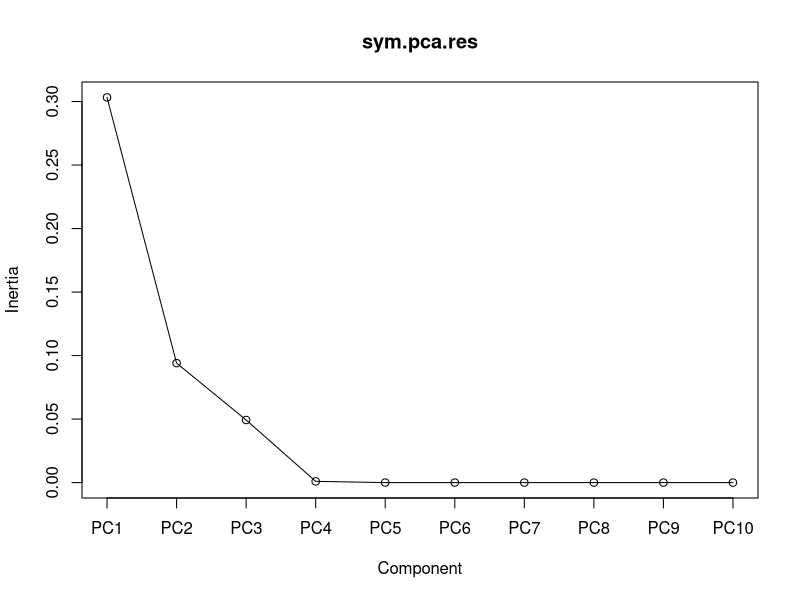
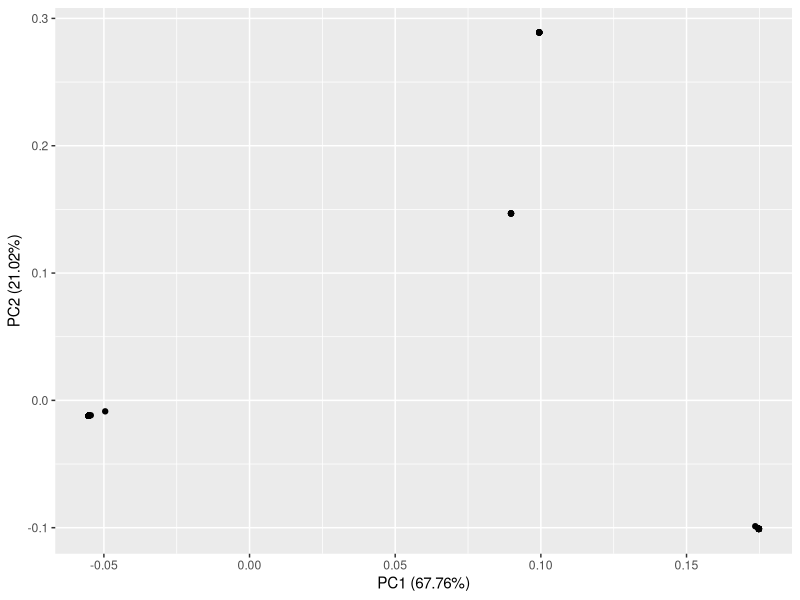
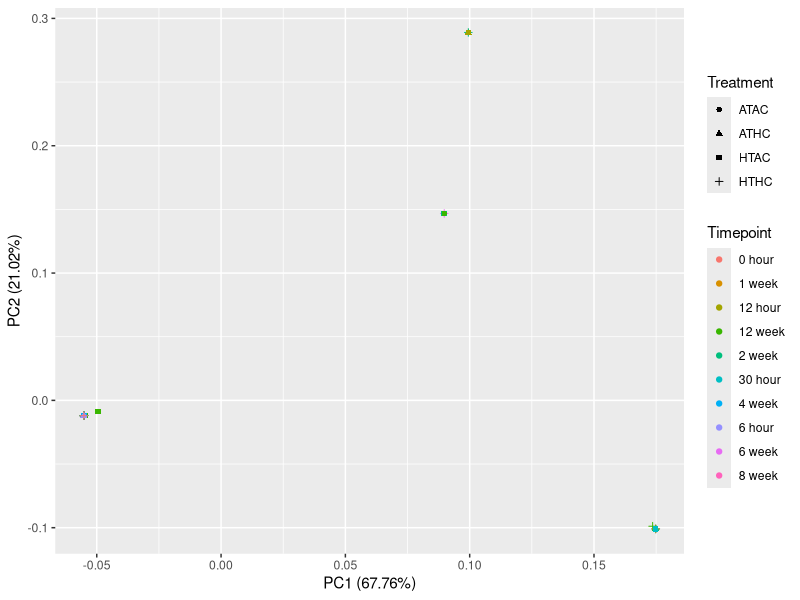
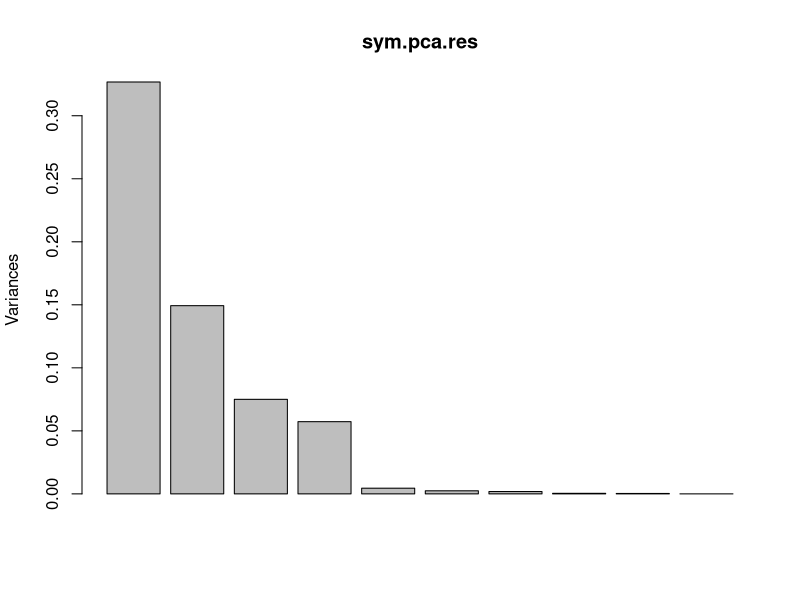
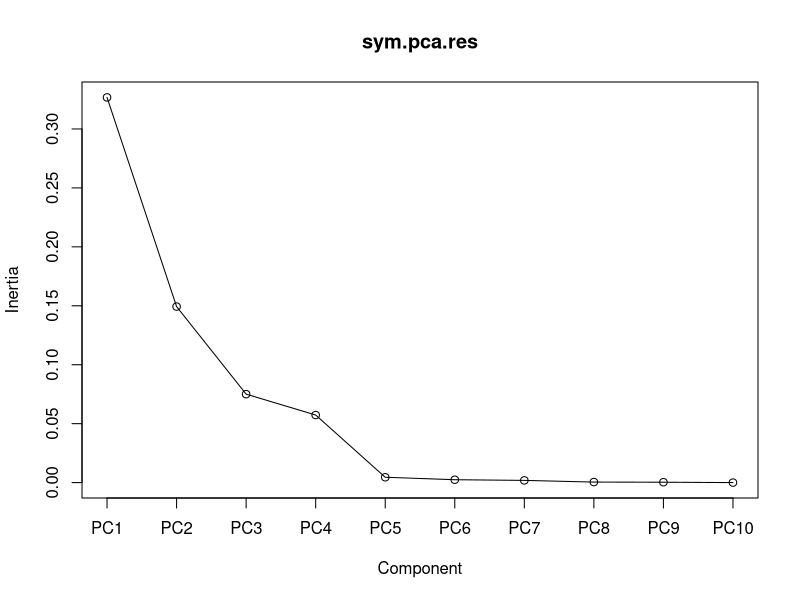
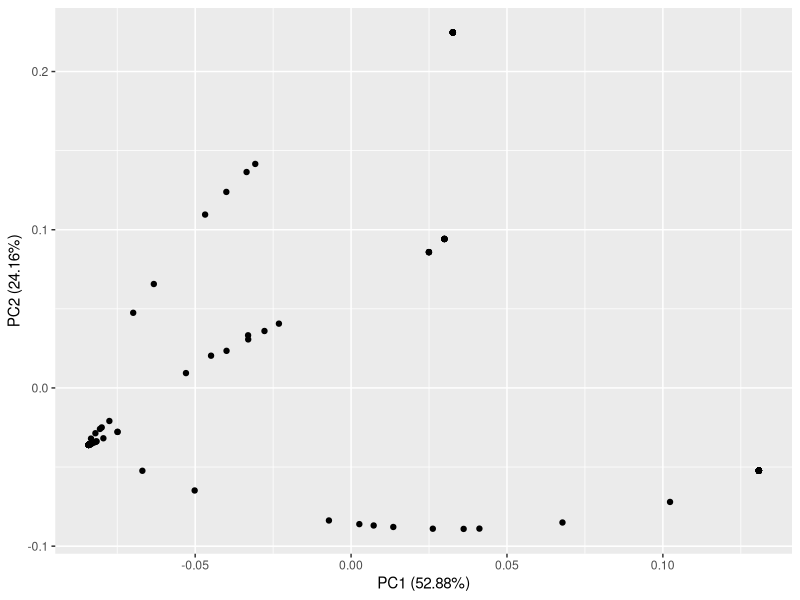
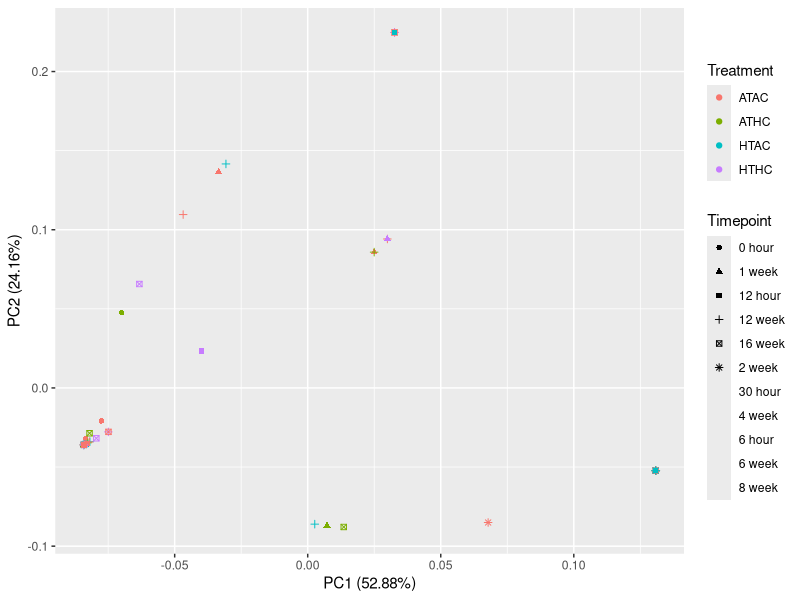
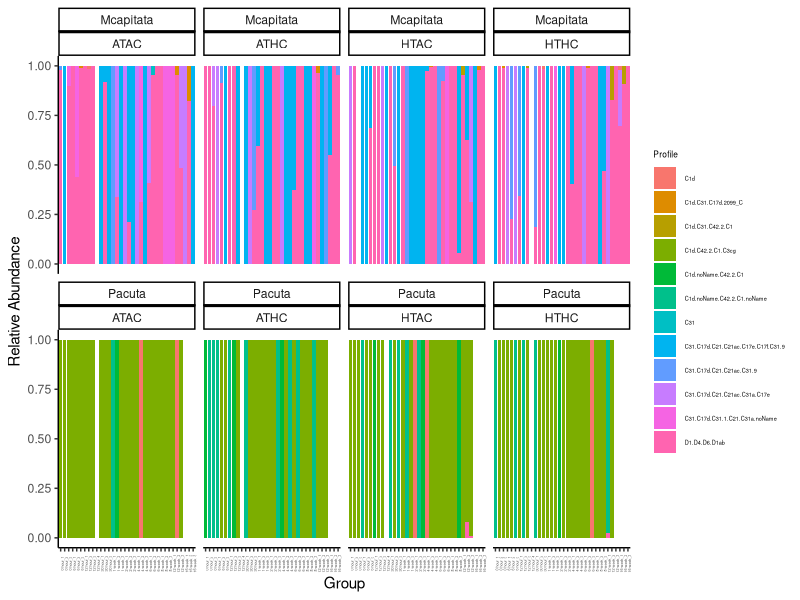

These figures' R source, in order: (Note: this script raises an error after producing the figures.)
## ---- chunk 1
rm(list=ls()) 
## ---- chunk 2
knitr::opts_chunk$set(echo = TRUE, warning = FALSE, message = FALSE)

## install packages if you dont already have them
if (!require("tidyverse")) install.packages("tidyverse")
if (!require("lubridate")) install.packages("lubridate")
if (!require("vegan")) install.packages("vegan")
if (!require("ggfortify")) install.packages("ggfortify")

# load packages
library(tidyverse)
library(lubridate)
library(vegan)
library(ggfortify)

## ---- chunk 3
#read in ITS2 profile counts data generated by SymPortal
data <- read.csv("ITS2_seq/R_Input/ITS2_Profiles.csv", sep=",", header=TRUE)
rownames(data) <-data$sample_name 
otumat <- as.matrix(data[,-c(1)])
#otumat <- as.matrix(t(otumat))

#read in sample metadata
meta <- read.csv("Environmental_data/Master_Fragment.csv", header=T, sep=",", na.string="NA") %>% select(Plug_ID, Species, Timepoint, Temperature, Treatment, CO2)
meta$Plug_ID <- as.character(meta$Plug_ID)

filter(meta, Plug_ID == "2153") #2153 was used for physiology and molecular so change master spreadsheet to say 12 hour not Day 1
meta$Timepoint[which(meta$Plug_ID == "2153")] <- "12 hour"

filter(meta, Timepoint == "0 hour" & Treatment == "HTAC" & Species == "Mcapitata")

samples <- read.csv("ITS2_seq/R_Input/Sample_variables.csv") %>% select(Plug_ID, sample) %>% dplyr::rename(sample_name = sample)
samples$Plug_ID <- as.character(samples$Plug_ID)

meta <- full_join(meta, samples, by = "Plug_ID") %>% na.omit()
## ---- chunk 4
#Pacuta
Pact <- merge(data, meta, by="sample_name") # combine meta and ITS2 type profile data
Pact <- subset(Pact, Species == "Pacuta") # subset to only Pacuta 
Pact_meta <- Pact[,14:19] # select 
str(Pact_meta)
Pact_meta$Timepoint <- as.factor(Pact_meta$Timepoint)
rownames(Pact) <- Pact$sample_name
Pact <- as.matrix(Pact[,2:13])

Rel.Sym.Data <- Pact/rowSums(Pact) #calculate the Relative Abundance
N <- rowSums(Rel.Sym.Data) # calculate row sums of the relative abundnaces, should sum to 1
N #Display Row Sums, should all be 1

#Transform Relative Abundance Matrix using sqrt
Trans.Rel.Sym.Data <- sqrt(Rel.Sym.Data) #sqrt transform the matrix
Trans.Rel.Sym.Data #view data

##### PCA #####

sym.pca.res <- prcomp(Trans.Rel.Sym.Data, retx=TRUE) #principal components analysis on sym data
summary(sym.pca.res) #analysis summary

#use scree diagram to determine break in majority versus minority variation explaination components
screeplot(sym.pca.res, type="lines")

#plot the PCA
autoplot(sym.pca.res)
autoplot(sym.pca.res, data = Pact_meta, colour = 'Timepoint', shape='Treatment')
## ---- chunk 5
#Mcap
Mcap <- merge(data, meta, by="sample_name")
Mcap <- subset(Mcap, Species == "Mcapitata")
Mcap_meta <- Mcap[,14:19]
str(Mcap_meta)
Mcap_meta$Timepoint <- as.factor(Mcap_meta$Timepoint)
rownames(Mcap) <- Mcap$sample_name
Mcap <- as.matrix(Mcap[,2:13])

Rel.Sym.Data <- Mcap/rowSums(Mcap) #calculate the Relative Abundance
N <- rowSums(Rel.Sym.Data) # calculate row sums of the relative abundnaces, should sum to 1
N #Display Row Sums, should all be 1

#Transform Relative Abundance Matrix using sqrt
Trans.Rel.Sym.Data <- sqrt(Rel.Sym.Data) #sqrt transform the matrix
Trans.Rel.Sym.Data #view data

##### PCA #####

sym.pca.res <- prcomp(Trans.Rel.Sym.Data, retx=TRUE) #principal components analysis on sym data
summary(sym.pca.res) #analysis summary
plot(sym.pca.res)

#use scree diagram to determine break in majority versus minority variation explaination components
screeplot(sym.pca.res, type="lines")

#plot the PCA
autoplot(sym.pca.res)
autoplot(sym.pca.res, data = Mcap_meta, colour = 'Treatment', shape='Timepoint')
## ---- chunk 6
#All Data
Rel.data <- data[,2:13]/rowSums(data[,2:13]) ## exclude the first column bc it is not an integer 
Rel.data$sample_name <- rownames(Rel.data)
all.data <- merge(Rel.data, meta, by="sample_name")
all.data <- all.data[,-1]

Profile <- colnames(all.data[,1:12])
Profile 

df <- all.data %>% dplyr::group_by(Timepoint, Species, Treatment) %>% mutate(id = row_number()) %>%
  pivot_longer(cols = C1d.C42.2.C1.C3cg:D1.D4.D6.D1ab,
               names_to = c("Profile"),
               values_to="rel.abun")

df$Timepoint <- factor(df$Timepoint, levels=c("0 hour","6 hour","12 hour","30 hour","1 week","2 week","4 week", "6 week", "8 week", "12 week", "16 week"))

df$Group <- paste(df$Timepoint, df$id, sep="_")
df$Group <- as.factor(df$Group)

df$Group <- factor(df$Group, levels=c("0 hour_1", "0 hour_2", "0 hour_3",
                                      "6 hour_1", "6 hour_2", "6 hour_3",
                                      "12 hour_1", "12 hour_2", "12 hour_3", "12 hour_4",
                                      "30 hour_1", "30 hour_2", "30 hour_3",
                                      "1 week_1", "1 week_2", "1 week_3",
                                      "2 week_1", "2 week_2", "2 week_3",
                                      "4 week_1", "4 week_2", "4 week_3", 
                                      "6 week_1", "6 week_2", "6 week_3", 
                                      "8 week_1", "8 week_2", "8 week_3", 
                                      "12 week_1", "12 week_2", "12 week_3", 
                                      "16 week_1", "16 week_2", "16 week_3"))

str(df)

ggplot(data = df, mapping = aes(x = Group, y = rel.abun, fill = Profile)) +
    geom_bar(position="fill", stat="identity") +
    facet_wrap(facets =  vars(Species, Treatment), ncol = 4)+
    ylab("Relative Abundance")+
    theme_classic()+
    theme(axis.text.x = element_text(size=rel(0.3),angle = 90))+
    guides(shape = guide_legend(override.aes = list(size = 0.2)))+
    guides(color = guide_legend(override.aes = list(size = 0.2)))+
    theme(legend.title = element_text(size = 6), 
               legend.text = element_text(size = 4))

ggsave("Output/Final_Figures/rel.abund.its2.pdf")
ggsave("Output/Final_Figures/rel.abund.its2.png")

## ---- chunk 7
## PERMANOVA
#MCAP
Mcap <- all.data %>%
  filter(Species == "Mcapitata")

MC.mat <- Mcap[,1:12]
MC.info <- Mcap[,13:18] 
MC.info %>% group_by(Treatment, Timepoint) %>% count("Rep") # checking sample sizes; should all be 3

MC.permanova <- adonis(MC.mat ~ Temperature*CO2*Timepoint, data=MC.info, method = "bray", permutations=999)
MC.permanova


Pact <- all.data %>%
  filter(Species == "Pacuta")

PA.mat <- Pact[,1:12]
PA.info <- Pact[,13:18]
PA.info %>% group_by(Treatment, Timepoint) %>% count("Rep") # checking sample sizes; should all be 3 except for TP11 HTHC

PA.permanova <- adonis(PA.mat ~ Temperature*CO2*Timepoint, data=PA.info, method = "bray", permutations=999)
PA.permanova

## ---- chunk 8
tp5 <- df %>% subset(Timepoint == "30 hour" | Timepoint == "2 week" | Timepoint == "6 week" | Timepoint == "8 week" | Timepoint == "12 week")

ggplot(data = tp5, mapping = aes(x = Group, y = rel.abun, fill = Profile)) +
    geom_bar(position="fill", stat="identity") +
    facet_wrap(facets =  vars(Species, Treatment), ncol = 4) +
    ylab("Relative Abundance (%)") +
    xlab("Timepoint_Replicate") +
    theme_classic() +
    theme(axis.text.x = element_text(size=rel(0.3),angle = 90)) +
    guides(shape = guide_legend(override.aes = list(size = 0.2))) +
    guides(color = guide_legend(override.aes = list(size = 0.2))) +
    theme(legend.title = element_text(size = 6), 
               legend.text = element_text(size = 4)) +
    

ggsave("Output/Final_Figures/CSP-rel.abund.its2.pdf")
ggsave("Output/Final_Figures/CSP-rel.abund.its2.png")
